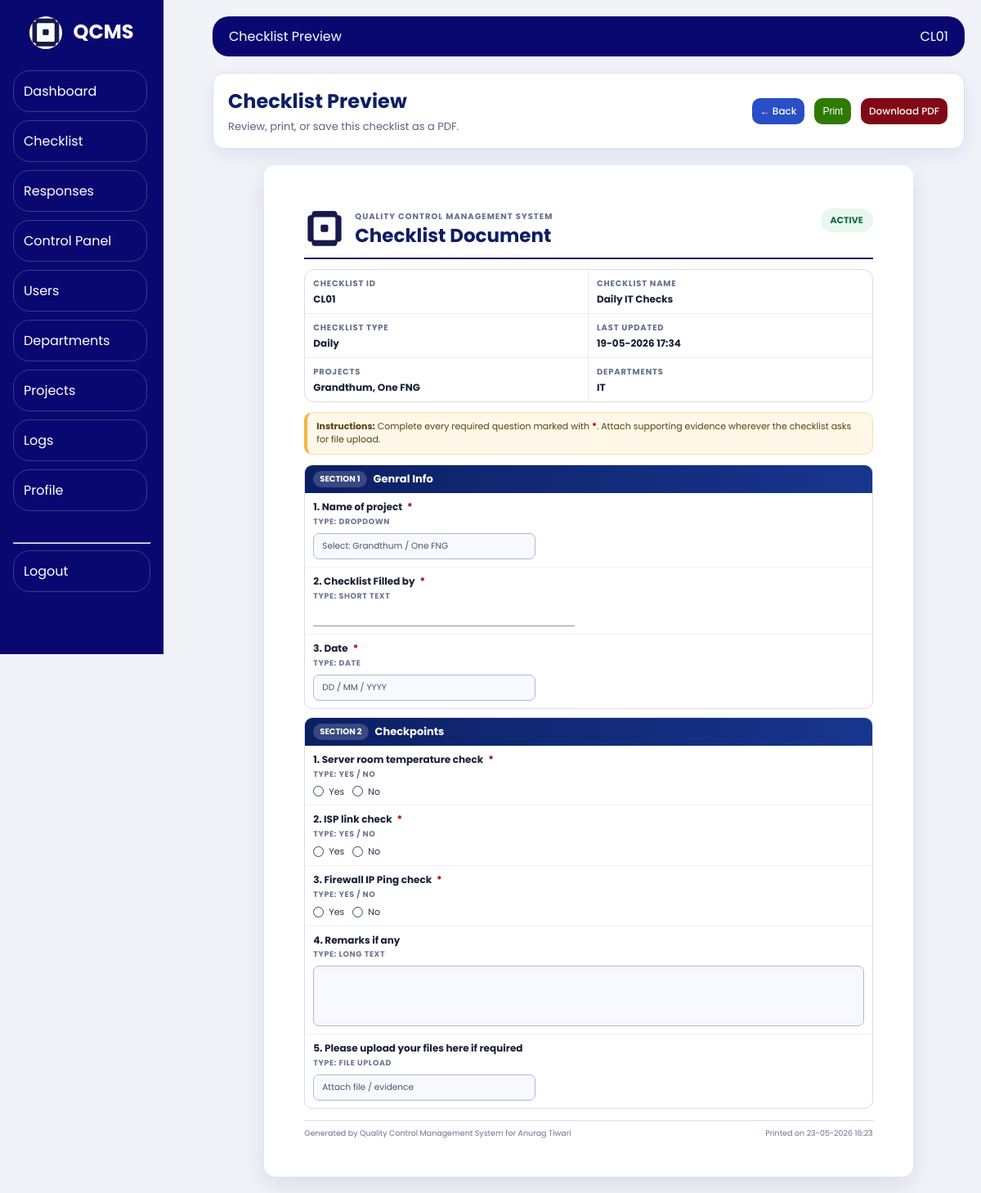
/my-checklists/1/view/ (signed in), run on the app's committed database.
### backend/models.py (models this page shows, shortened)
class ChecklistDefinition(models.Model):
    checklist_id = models.CharField(max_length=20, unique=True, db_index=True)
    name = models.CharField(max_length=255)
    checklist_type = models.ForeignKey(ChecklistType, on_delete=models.PROTECT, related_name='checklists')
    projects = models.ManyToManyField(Project, related_name='checklist_definitions', blank=True)
    departments = models.ManyToManyField(Department, related_name='checklist_definitions', blank=True)
    is_active = models.BooleanField(default=True)
    created_at = models.DateTimeField(auto_now_add=True)
    updated_at = models.DateTimeField(auto_now=True)
    class Meta:
        ordering = ['-updated_at']

class ChecklistType(models.Model):
    name = models.CharField(max_length=100, unique=True)
    is_active = models.BooleanField(default=True)
    created_at = models.DateTimeField(auto_now_add=True)
    updated_at = models.DateTimeField(auto_now=True)

class Project(models.Model):
    code = models.CharField(max_length=50, unique=True)
    name = models.CharField(max_length=200)
    domain = models.CharField(
        max_length=50,
        choices=[
            ('Corporate', 'Corporate'),
            ('Non-Corporate', 'Non-Corporate')
        ]
    )
    is_active = models.BooleanField(default=True)
    created_at = models.DateTimeField(auto_now_add=True, null=True, blank=True)
    updated_at = models.DateTimeField(auto_now=True, null=True, blank=True)

class Department(models.Model):
    code = models.CharField(max_length=50, unique=True)
    name = models.CharField(max_length=200)
    is_active = models.BooleanField(default=True)
    created_at = models.DateTimeField(auto_now_add=True, null=True, blank=True)
    updated_at = models.DateTimeField(auto_now=True, null=True, blank=True)

class ChecklistQuestion(models.Model):
    TYPE_SHORT_TEXT = 'short_text'
    TYPE_LONG_TEXT = 'long_text'
    TYPE_MULTIPLE_CHOICE = 'multiple_choice'
    TYPE_CHECKBOX = 'checkbox'
    TYPE_DROPDOWN = 'dropdown'
    TYPE_FILE_UPLOAD = 'file_upload'
    TYPE_YES_NO = 'yes_no'
    TYPE_DATE = 'date'
    QUESTION_TYPES = (
        (TYPE_SHORT_TEXT, 'Short Text'),
        (TYPE_LONG_TEXT, 'Long Text'),
        (TYPE_MULTIPLE_CHOICE, 'Multiple Choice'),
        (TYPE_CHECKBOX, 'Checkbox'),
        (TYPE_DROPDOWN, 'Dropdown'),
        (TYPE_FILE_UPLOAD, 'File Upload'),
        (TYPE_YES_NO, 'Yes / No'),
        (TYPE_DATE, 'Date'),
    )
    checklist = models.ForeignKey(ChecklistDefinition, on_delete=models.CASCADE, related_name='questions')
    question_text = models.TextField()
    type = models.CharField(max_length=30, choices=QUESTION_TYPES)
    options = models.JSONField(default=list, blank=True)
    order = models.PositiveIntegerField(default=1)
    section = models.CharField(max_length=255, blank=True, default='')
    required = models.BooleanField(default=False)
    created_at = models.DateTimeField(auto_now_add=True)
    updated_at = models.DateTimeField(auto_now=True)
    class Meta:
        ordering = ['order', 'id']

### backend/views/user_panel.py (the view)
# urls.py: path('my-checklists/<int:checklist_id>/view/', views.user_checklist_preview, name='user_checklist_preview'),
def user_checklist_preview(request, checklist_id):
    if not request.user.is_authenticated:
        return redirect('login')
    profile = get_user_profile(request.user)
    if not profile or profile.role not in {'User', 'HOD', 'Management'}:
        return redirect_for_profile(profile)
    item = get_object_or_404(
        _checklists_for_profile(profile).prefetch_related('questions', 'projects', 'departments'),
        id=checklist_id,
    )
    write_activity_log(action_type='Checklist Viewed', module_name='Checklist', description=f'Checklist preview viewed: {item.checklist_id}', status=ActivityLog.STATUS_INFO, user=request.user)
    if request.GET.get('print') == '1':
        write_activity_log(action_type='Checklist Printed', module_name='Checklist', description=f'Checklist print preview opened: {item.checklist_id}', status=ActivityLog.STATUS_INFO, user=request.user)
    ctx = _checklist_preview_context(request, item)
    ctx['preview_mode'] = 'user'
    return render(request, 'admin_panel/checklist_view.html', ctx)

### backend/logging_service.py (called while the page is built)
def set_current_request(request):
    _current_request.set(request)

def get_current_request():
    return _current_request.get()

def get_request_ip(request):
    forwarded = request.META.get('HTTP_X_FORWARDED_FOR', '')
    if forwarded:
        return forwarded.split(',')[0].strip()
    return request.META.get('REMOTE_ADDR')

### backend/views/admin.py (called while the page is built)
def _admin_sidebar_menu():
    return [
        {'url': reverse('admin_dashboard'), 'label': 'Dashboard'},
        {'url': reverse('admin_checklists'), 'label': 'Checklist'},
        {'url': reverse('admin_responses'), 'label': 'Responses'},
        {'url': reverse('admin_control_panel'), 'label': 'Control Panel'},
        {'url': reverse('admin_users'), 'label': 'Users'},
        {'url': reverse('admin_departments'), 'label': 'Departments'},
        {'url': reverse('admin_projects'), 'label': 'Projects'},
        {'url': reverse('admin_logs'), 'label': 'Logs'},
        {'url': reverse('admin_profile'), 'label': 'Profile'},
    ]

def _question_type_label_map():
    return dict(ChecklistQuestion.QUESTION_TYPES)

### backend/views/common.py (called while the page is built)
def get_user_profile(user):
    if not user or not user.is_authenticated:
        return None
    return UserProfile.objects.filter(user=user).first()

### backend/views/user_panel.py (called while the page is built)
def _checklists_for_profile(profile):
    qs = ChecklistDefinition.objects.select_related('checklist_type').prefetch_related('projects', 'departments')
    if profile.role == 'Management':
        return qs
    if profile.role == 'HOD':
        return qs.filter(departments=profile.department)
    user_project = profile.project
    user_domain = profile.project.domain if profile.project else None
    return qs.filter(departments=profile.department).filter(
        Q(projects=user_project) | Q(projects__domain=user_domain),
    ).distinct()

### qcms/context_processors.py (called while the page is built)
def branding(request):
    return {
        'PROJECT_DISPLAY_NAME': getattr(settings, 'PROJECT_DISPLAY_NAME', 'QCMS - Quality Control Management System'),
        'PROJECT_SHORT_NAME': getattr(settings, 'PROJECT_SHORT_NAME', 'QCMS'),
    }

### frontend/templates/admin_panel/checklist_view.html (shortened to what this page needs)
{% extends 'admin_panel/admin_base.html' %}
{% load static %}
{% block sidebar %}{% if not pdf_mode %}{{ block.super }}{% endif %}{% endblock %}
{% block topbar_title %}{% if pdf_mode %}Checklist PDF{% else %}Checklist Preview{% endif %}{% endblock %}
{% block topbar_welcome %}{{ checklist.checklist_id }}{% endblock %}
{% block content %}
<link rel="stylesheet" href="{% static 'admin_panel/checklist_response.css' %}" />
<link rel="stylesheet" href="{% static 'admin_users/admin_users.css' %}" />
<link rel="stylesheet" href="{% static 'admin_panel/checklist_pdf.css' %}" />
<div class="checklist-view-shell {% if pdf_mode %}pdf-mode{% endif %}">
  <div class="preview-toolbar no-print">
    <div>
      <h2>Checklist Preview</h2>
      <p>Review, print, or save this checklist as a PDF.</p>
    </div>
    <div class="preview-actions">
      <a class="btn btn-view" href="{% if preview_mode == 'user' %}{% url 'my_checklists' %}{% else %}{% url 'admin_checklists' %}{% endif %}">← Back</a>
      <button class="btn btn-add" type="button" onclick="window.print()">Print</button>
      <a class="btn btn-delete" href="{% url 'admin_checklist_pdf' checklist.id %}">Download PDF</a>
    </div>
  </div>
  <article class="pdf-page">
    <header class="pdf-header">
      <div class="brand-block">
        <img class="brand-logo" src="{% if logo_url %}{{ logo_url }}{% else %}{% static 'images/logo.png' %}{% endif %}" alt="{{ PROJECT_SHORT_NAME }} Logo" />
        <div>
          <span class="eyebrow">Quality Control Management System</span>
          <h1>Checklist Document</h1>
        </div>
      </div>
      <div class="status-pill {% if checklist.is_active %}active{% else %}inactive{% endif %}">
        {% if checklist.is_active %}Active{% else %}Inactive{% endif %}
      </div>
    </header>
    <section class="summary-card">
      <div>
        <span>Checklist ID</span>
        <strong>{{ checklist.checklist_id }}</strong>
      </div>
      <div>
        <span>Checklist Name</span>
        <strong>{{ checklist.name }}</strong>
      </div>
      <div>
        <span>Checklist Type</span>
        <strong>{{ checklist.checklist_type.name }}</strong>
      </div>
      <div>
        <span>Last Updated</span>
        <strong>{{ checklist.updated_at|date:'d-m-Y H:i' }}</strong>
      </div>
      <div>
        <span>Projects</span>
        <strong>{% for project in checklist.projects.all %}{{ project.name }}{% if not forloop.last %}, {% endif %}{% empty %}All / Not restricted{% endfor %}</strong>
      </div>
      <div>
        <span>Departments</span>
        <strong>{% for department in checklist.departments.all %}{{ department.name }}{% if not forloop.last %}, {% endif %}{% empty %}All / Not restricted{% endfor %}</strong>
      </div>
    </section>
    <section class="document-note">
      <strong>Instructions:</strong> Complete every required question marked with <span class="required-star">*</span>. Attach supporting evidence wherever the checklist asks for file upload.
    </section>
    <div class="sections-list">
      {% for section in sections %}
      <section class="pdf-section">
        <h2><span>Section {{ forloop.counter }}</span>{{ section.title }}</h2>
        {% for question in section.questions %}
        <div class="pdf-question">
          <div class="question-title">
            <strong>{{ forloop.counter }}. {{ question.text }}</strong>
            {% if question.required %}<span class="required-star">*</span>{% endif %}
          </div>
          <div class="question-meta">Type: {{ question.type_label }}</div>
          <div class="answer-control type-{{ question.type }}">
            {% if question.type == 'long_text' %}
              <div class="answer-box large"></div>
            {% elif question.type == 'short_text' %}
              <div class="answer-line"></div>
            {% elif question.type == 'multiple_choice' %}
              {% for option in question.options %}<label><span class="radio-dot"></span>{{ option }}</label>{% endfor %}
            {% elif question.type == 'checkbox' %}
              {% for option in question.options %}<label><span class="check-box"></span>{{ option }}</label>{% endfor %}
            {% elif question.type == 'dropdown' %}
              <div class="dropdown-box">Select: {% for option in question.options %}{{ option }}{% if not forloop.last %} / {% endif %}{% endfor %}</div>
            {% elif question.type == 'file_upload' %}
              <div class="attachment-box">Attach file / evidence</div>
            {% elif question.type == 'yes_no' %}
              <label><span class="radio-dot"></span>Yes</label><label><span class="radio-dot"></span>No</label>
            {% elif question.type == 'date' %}
              <div class="date-box">DD / MM / YYYY</div>
            {% else %}
              <div class="answer-line"></div>
            {% endif %}
          </div>
        </div>
        {% endfor %}
      </section>
      {% empty %}
      <section class="pdf-section empty-state">
        <h2>No questions configured</h2>
        <p>This checklist does not have any sections or questions yet.</p>
      </section>
      {% endfor %}
    </div>
    <footer class="pdf-footer">
      <div>Generated by Quality Control Management System{% if request.user.is_authenticated %} for {{ request.user.get_full_name|default:request.user.username }}{% endif %}</div>
      <div>Printed on {% now "d-m-Y H:i" %}</div>
    </footer>
  </article>
</div>
{% endblock %}

### frontend/static/shared/table_system.css (style rules this page uses)
:root { --tbl-head: #080870; --tbl-head-text: #fff; --tbl-border: #e6eaf2; --tbl-row-hover: #eef2ff; }
.btn { height: 32px; padding: 0px 10px; font-size: 12px; line-height: 32px; border-radius: 20px; display: inline-flex; align-items: center; justify-content: center; white-space: nowrap; }
.btn { display: inline-flex; align-items: center; justify-content: center; }

### frontend/static/admin_users/admin_users.css (style rules this page uses)
html, body { max-width: 100%; overflow-x: hidden; }
.btn { padding: 0px 10px; border: none; border-radius: 10px; font-size: 12px; cursor: pointer; transition: 0.3s; font-weight: 500; }
.btn-add { background: #2f7b02; color: white; }
.btn-view { background: #2a4ec6; color: white; }
.btn-delete { background: #810915; color: white; }

### frontend/templates/admin_panel/admin_base.html (style rules this page uses)
body { margin: 0; font-family: "Poppins", sans-serif; background: #f1f3f9; }
.btn { padding: 0px 10px; font-size: 12px; border: none; border-radius: 20px; cursor: pointer; margin: 2px; display: inline-block; }
.btn-view { background: #10087b; color: white; }
.btn-delete { background: #8d0808; color: white; }
.btn-add { background: #10087b; color: white; }

### data on the page
ChecklistDefinition: checklist_id "CL01", name "Daily IT Checks", checklist_type.name "Daily", updated_at "19-05-2026 17:34"
Project: name "Grandthum"
Project: name "One FNG"
Department: name "IT"
ChecklistQuestion: title "Genral Info", text "Name of project"
ChecklistQuestion: text "Checklist Filled by", type "short_text" (drawn)
ChecklistQuestion: text "Date"
ChecklistQuestion: title "Checkpoints", text "Server room temperature check", type "yes_no" (drawn)
ChecklistQuestion: text "ISP link check", type "yes_no" (drawn)
ChecklistQuestion: text "Firewall IP Ping check", type "yes_no" (drawn)
ChecklistQuestion: text "Remarks if any", type "long_text" (drawn)
ChecklistQuestion: text "Please upload your files here if required"

### other printed values
{{ panel_title|default:PROJECT_SHORT_NAME }} "QCMS"
{{ item.label }} "Dashboard" "Checklist" "Responses" "Control Panel" "Users" "Departments" "Projects" "Logs" "Profile"
{{ question.type_label }} "DROPDOWN" "SHORT TEXT" "DATE" "YES / NO" "YES / NO" "YES / NO" "LONG TEXT" "FILE UPLOAD"
{{ option }} "Grandthum" "One FNG"
{{ request.user.get_full_name|default:request.user.username }} "Anurag Tiwari"
